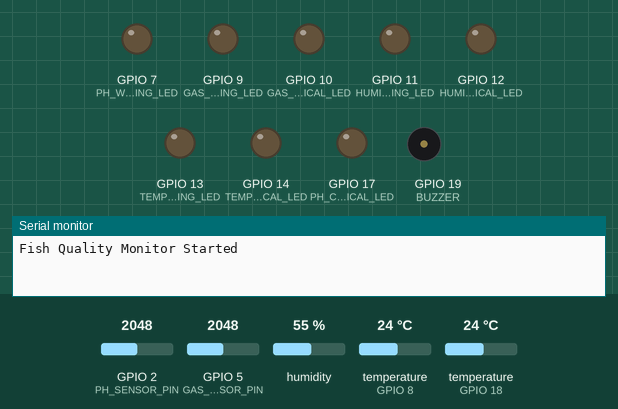
This sketch was run on a simulated ESP32-S3. Shown: output pins drawn as LEDs (lit = HIGH), buzzer (waves = sounding), the last lines printed to the serial monitor. Dashed ring = blinking. The test bench sets the inputs (shaded band); at power-on: humidity 55 %, temperature (sensors on GPIO 18, GPIO 8) 24 °C, GPIO 5 (GAS_SENSOR_PIN) = 2048, GPIO 2 (PH_SENSOR_PIN) = 2048. WiFi joins after 1.5 s; servers stay silent unless stated.

Above: at 3.0 s.
3.1 s: humidity set to 84 %
8.5 s: humidity set to 87 %
At 10.3 s:
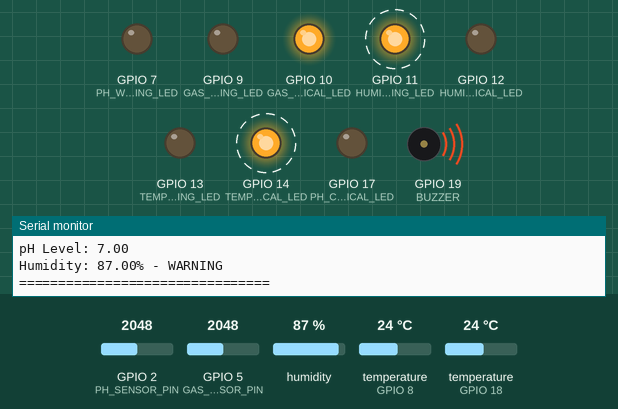
14.3 s: temperature (sensor on GPIO 18) set to 6.4 °C
17.8 s: temperature (sensor on GPIO 18) set to 5.7 °C
At 21.5 s:
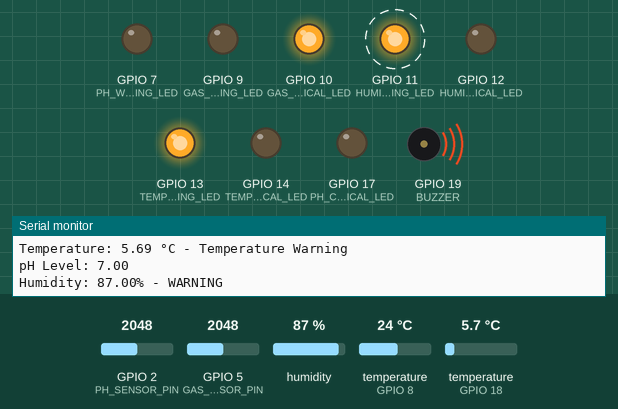
24.2 s: GPIO 5 (GAS_SENSOR_PIN) set to 1935
At 28.2 s:
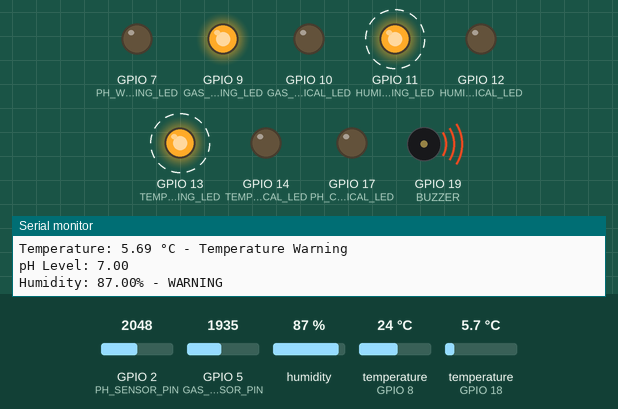
30.3 s: GPIO 2 (PH_SENSOR_PIN) set to 2866
At 33.7 s:
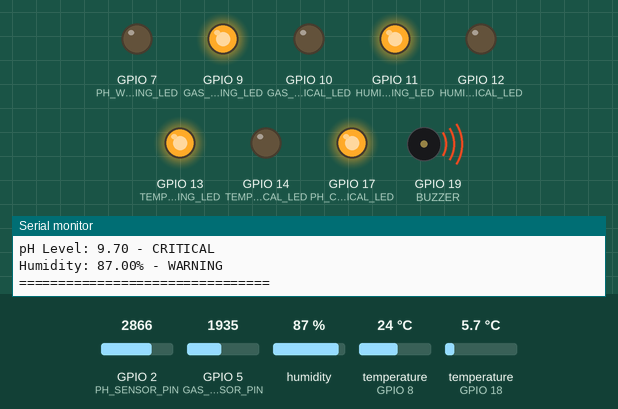
Timing chart, 0 to 37.6 s (numbered marks = the images above; inputs shaded):
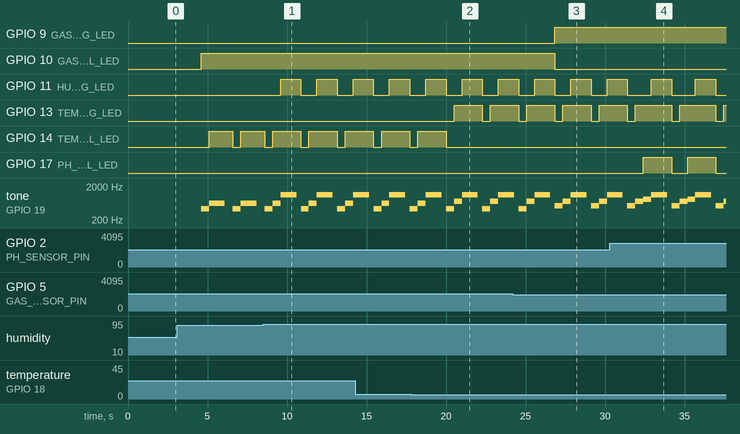

Measured:
- the behaviour switches between 85 and 86 % on humidity (found by bisection; images 0 and 1)
- the behaviour switches between 6.1 and 6 °C on temperature (sensor on GPIO 18) (found by bisection; images 1 and 2)
- the behaviour switches between 2001 and 2000 on GPIO 5 (GAS_SENSOR_PIN) (found by bisection; images 2 and 3)
- after the input at 8.5 s, GPIO 11 (HUMIDITY_WARNING_LED): alternates HIGH for 1.3 s and LOW for 1.0 s, starting after 1.1 s
- after the input at 17.8 s, GPIO 13 (TEMP_WARNING_LED): LOW → HIGH after 2.7 s, → LOW 1.8 s later, → HIGH 0.50 s later; GPIO 14 (TEMP_CRITICAL_LED): goes on until 20.0 s, then stays LOW
- after the input at 24.2 s, GPIO 9 (GAS_WARNING_LED): LOW → HIGH after 2.6 s; GPIO 10 (GAS_CRITICAL_LED): HIGH → LOW after 2.6 s
- after the input at 30.3 s, GPIO 17 (PH_CRITICAL_LED): alternates HIGH for 1.8 s and LOW for 1.0 s, starting after 2.1 s
- by itself, GPIO 14 (TEMP_CRITICAL_LED): alternates HIGH for 1.8 s and LOW for 0.50 s

The sketch:

Fish_Quality_Iterate_2.ino
```cpp
/*************************************************************
   Fish Quality and Spoilage Tracking Device
   ESP32 + Blynk + Sensors
 *************************************************************/

/* Blynk Device Info */
#define BLYNK_TEMPLATE_ID           "TMPL6BDBugyn3"
#define BLYNK_TEMPLATE_NAME         "Fish Quality and Spoilage Tracking Device"
#define BLYNK_AUTH_TOKEN            "hpLmy-rMiVVPawk04joBbNeY114YqNvW"

#define BLYNK_PRINT Serial

#include <WiFi.h>
#include <WiFiClient.h>
#include <BlynkSimpleEsp32.h>

#include <DHTesp.h>
#include <OneWire.h>
#include <DallasTemperature.h>

/* WiFi Credentials */
char ssid[] = "Nishan";
char pass[] = "12345678";

/* DS18B20 Temperature Sensor */
#define ONE_WIRE_BUS 18

OneWire oneWire(ONE_WIRE_BUS);
DallasTemperature sensors(&oneWire);

/* Sensor Pins */
#define PH_SENSOR_PIN        2
#define GAS_SENSOR_PIN       5
#define DHT_PIN              8

DHTesp dht;


/* LED Pins */
#define PH_WARNING_LED        7
#define PH_CRITICAL_LED       17
#define GAS_WARNING_LED       9
#define GAS_CRITICAL_LED      10
#define HUMIDITY_WARNING_LED  11
#define HUMIDITY_CRITICAL_LED 12
#define TEMP_WARNING_LED      13
#define TEMP_CRITICAL_LED     14
#define BUZZER                19

BlynkTimer timer;

/*************************************************************
   Send Sensor Data
 *************************************************************/
void sendSensorData()
{
  // ===== Read Sensors =====
  int gasPPM = analogRead(GAS_SENSOR_PIN);

  sensors.requestTemperatures();
  float temperature = sensors.getTempCByIndex(0);

  int rawpHValue = analogRead(PH_SENSOR_PIN);
  float pHValue = map(rawpHValue, 0, 4095, 0, 140) / 10.0;

  TempAndHumidity data = dht.getTempAndHumidity();
  float humidityPercent = data.humidity;

  // ===== Send to Blynk =====
  Blynk.virtualWrite(V0, temperature);
  Blynk.virtualWrite(V1, gasPPM);
  Blynk.virtualWrite(V2, pHValue);
  Blynk.virtualWrite(V3, humidityPercent);

  // ===== Reset LEDs =====
  digitalWrite(PH_WARNING_LED, LOW);
  digitalWrite(GAS_CRITICAL_LED, LOW);
  digitalWrite(PH_CRITICAL_LED, LOW);
  digitalWrite(HUMIDITY_WARNING_LED, LOW);
  digitalWrite(HUMIDITY_CRITICAL_LED, LOW);
  digitalWrite(TEMP_CRITICAL_LED, LOW);
  digitalWrite(TEMP_WARNING_LED, LOW);
  digitalWrite(GAS_WARNING_LED, LOW);
  digitalWrite(BUZZER, LOW);

  Serial.println("================================");

  // =========================================================
  // GAS SENSOR
  // =========================================================
  if (gasPPM > 2000) {

    Serial.print("Gas Level: ");
    Serial.print(gasPPM);
    Serial.println(" PPM - HS Gas Level is High. Spoiled Fish Reported!!!");
    digitalWrite(GAS_CRITICAL_LED, HIGH);
    tone(BUZZER, 423, 1000);
    delay(500);

  } else if (gasPPM > 1500) {

    Serial.print("Gas Level: ");
    Serial.print(gasPPM);
    Serial.println(" PPM - HS Gas Level is Increasing. Check Storage");
    digitalWrite(GAS_WARNING_LED, HIGH);
    tone(BUZZER, 523, 1000);
    delay(500);

  } else {

    Serial.print("Gas Level: ");
    Serial.print(gasPPM);
    Serial.println(" PPM");
  }

  // =========================================================
  // TEMPERATURE SENSOR
  // =========================================================
  if (temperature > 6) {

    Serial.print("Temperature: ");
    Serial.print(temperature);
    Serial.println(" °C - Temperature Reached Critical Level!");
    digitalWrite(TEMP_CRITICAL_LED, HIGH);
    tone(BUZZER, 623, 1000);
    delay(500);

  } else if (temperature > 4) {

    Serial.print("Temperature: ");
    Serial.print(temperature);
    Serial.println(" °C - Temperature Warning");
    digitalWrite(TEMP_WARNING_LED, HIGH);
    tone(BUZZER, 723, 1000);
    delay(500);

  } else {

    Serial.print("Temperature: ");
    Serial.print(temperature);
    Serial.println(" °C");
  }

  // =========================================================
  // PH SENSOR
  // =========================================================
  if (pHValue < 6 || pHValue > 8) {

    Serial.print("pH Level: ");
    Serial.print(pHValue);
    Serial.println(" - CRITICAL");
    digitalWrite(PH_CRITICAL_LED, HIGH);
    tone(BUZZER, 823, 1000);
    delay(500);

  } else if ((pHValue >= 6 && pHValue < 6.5) ||
             (pHValue > 7.5 && pHValue <= 8.0)) {

    Serial.print("pH Level: ");
    Serial.print(pHValue);
    Serial.println(" - WARNING");
    digitalWrite(PH_WARNING_LED, HIGH);
    tone(BUZZER, 923, 1000);
    delay(500);

  } else {

    Serial.print("pH Level: ");
    Serial.println(pHValue);
  }

  // =========================================================
  // HUMIDITY SENSOR
  // =========================================================
  if (humidityPercent >= 90) {

    Serial.print("Humidity: ");
    Serial.print(humidityPercent);
    Serial.println("% - CRITICAL");
    digitalWrite(HUMIDITY_CRITICAL_LED, HIGH);
    tone(BUZZER, 1023, 1000);
    delay(500);

  } else if (humidityPercent > 85) {

    Serial.print("Humidity: ");
    Serial.print(humidityPercent);
    Serial.println("% - WARNING");
    digitalWrite(HUMIDITY_WARNING_LED, HIGH);
    tone(BUZZER, 1123, 1000);
    delay(500);


  } else {

    Serial.print("Humidity: ");
    Serial.print(humidityPercent);
    Serial.println("%");
  }

  Serial.println("================================");
}

void setup()
{
  Serial.begin(115200);

  // ===== Sensor Pins =====
  pinMode(PH_SENSOR_PIN, INPUT);
  pinMode(GAS_SENSOR_PIN, INPUT);
  pinMode(DHT_PIN, INPUT);

  // ===== LED Pins =====
  pinMode(PH_WARNING_LED, OUTPUT);
  pinMode(GAS_CRITICAL_LED, OUTPUT);
  pinMode(PH_CRITICAL_LED, OUTPUT);
  pinMode(HUMIDITY_WARNING_LED, OUTPUT);
  pinMode(HUMIDITY_CRITICAL_LED, OUTPUT);
  pinMode(TEMP_CRITICAL_LED, OUTPUT);
  pinMode(TEMP_WARNING_LED, OUTPUT);
  pinMode(GAS_WARNING_LED, OUTPUT);
  pinMode(BUZZER, OUTPUT);

  // ===== Start Temperature Sensor =====
  sensors.begin();

  // ===== Start DHT22 =====
  dht.setup(DHT_PIN, DHTesp::DHT22);

  // ===== Connect to WiFi + Blynk =====
  Blynk.begin(BLYNK_AUTH_TOKEN, ssid, pass);

  // ===== Send data every 2 seconds =====
  timer.setInterval(2000L, sendSensorData);

  Serial.println("Fish Quality Monitor Started");
}

void loop()
{
  Blynk.run();
  timer.run();
}
```
